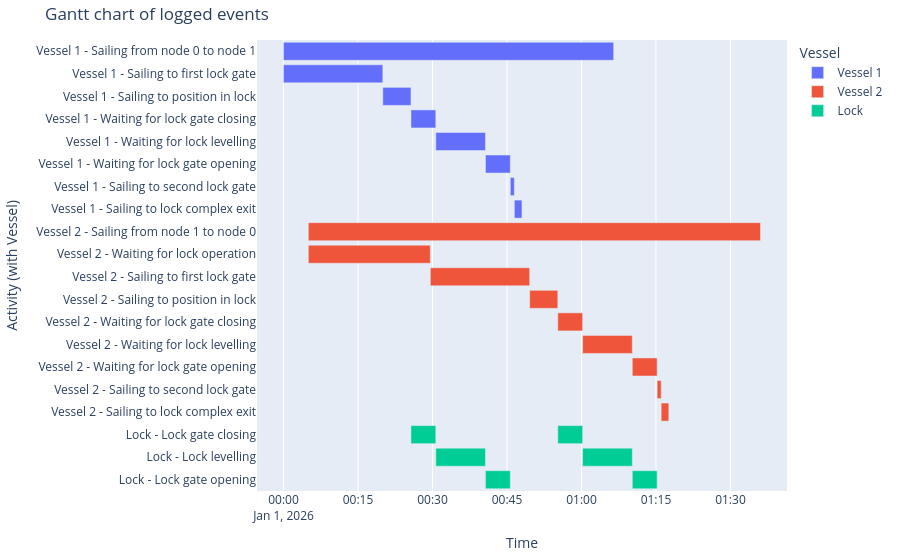

The notebook cell saved with this chart:
### Markdown cell above
##### Gantt chart
We confirm the vessel-infrastructure behaviour.

### Code cell
df_eventtable = logbook2eventtable([vessel_1, vessel_2, lock_chamber])
generate_vessel_gantt_chart(df_eventtable)

### Figure 1 — Plotly figure (JSON) as saved in the notebook; plotly's stock layout.template omitted (floating-point values rounded to 4 significant figures)
{"data": [{"base": ["2026-01-01T00:00:00.000000", "2026-01-01T00:00:00.000000", "2026-01-01T00:20:00.000000", "2026-01-01T00:25:40.000000", "2026-01-01T00:30:40.000000", "2026-01-01T00:40:40.000000", "2026-01-01T00:45:40.000000", "2026-01-01T00:46:29.000000"], "hovertemplate": "object name=Vessel 1<br>start time=%{base}<br>stop time=%{x}<br>activity label=%{y}<extra></extra>", "legendgroup": "Vessel 1", "marker": {"color": "#636efa", "pattern": {"shape": ""}}, "name": "Vessel 1", "orientation": "h", "showlegend": true, "textposition": "auto", "type": "bar", "x": [3989000, 1200000, 340000, 300000, 600000, 300000, 49000, 92000], "xaxis": "x", "y": ["Vessel 1 - Sailing from node 0 to node 1", "Vessel 1 - Sailing to first lock gate", "Vessel 1 - Sailing to position in lock", "Vessel 1 - Waiting for lock gate closing", "Vessel 1 - Waiting for lock levelling", "Vessel 1 - Waiting for lock gate opening", "Vessel 1 - Sailing to second lock gate", "Vessel 1 - Sailing to lock complex exit"], "yaxis": "y"}, {"base": ["2026-01-01T00:05:00.000000", "2026-01-01T00:05:00.000000", "2026-01-01T00:29:34.000000", "2026-01-01T00:49:34.000000", "2026-01-01T00:55:14.000000", "2026-01-01T01:00:14.000000", "2026-01-01T01:10:14.000000", "2026-01-01T01:15:14.000000", "2026-01-01T01:16:03.000000"], "hovertemplate": "object name=Vessel 2<br>start time=%{base}<br>stop time=%{x}<br>activity label=%{y}<extra></extra>", "legendgroup": "Vessel 2", "marker": {"color": "#EF553B", "pattern": {"shape": ""}}, "name": "Vessel 2", "orientation": "h", "showlegend": true, "textposition": "auto", "type": "bar", "x": [5463000, 1474000, 1200000, 340000, 300000, 600000, 300000, 49000, 92000], "xaxis": "x", "y": ["Vessel 2 - Sailing from node 1 to node 0", "Vessel 2 - Waiting for lock operation", "Vessel 2 - Sailing to first lock gate", "Vessel 2 - Sailing to position in lock", "Vessel 2 - Waiting for lock gate closing", "Vessel 2 - Waiting for lock levelling", "Vessel 2 - Waiting for lock gate opening", "Vessel 2 - Sailing to second lock gate", "Vessel 2 - Sailing to lock complex exit"], "yaxis": "y"}, {"base": ["2026-01-01T00:25:40.000000", "2026-01-01T00:30:40.000000", "2026-01-01T00:40:40.000000", "2026-01-01T00:55:14.000000", "2026-01-01T01:00:14.000000", "2026-01-01T01:10:14.000000"], "hovertemplate": "object name=Lock<br>start time=%{base}<br>stop time=%{x}<br>activity label=%{y}<extra></extra>", "legendgroup": "Lock", "marker": {"color": "#00cc96", "pattern": {"shape": ""}}, "name": "Lock", "orientation": "h", "showlegend": true, "textposition": "auto", "type": "bar", "x": [300000, 600000, 300000, 300000, 600000, 300000], "xaxis": "x", "y": ["Lock - Lock gate closing", "Lock - Lock levelling", "Lock - Lock gate opening", "Lock - Lock gate closing", "Lock - Lock levelling", "Lock - Lock gate opening"], "yaxis": "y"}], "layout": {"barmode": "overlay", "legend": {"title": {"text": "Vessel"}, "tracegroupgap": 0}, "margin": {"b": 20, "l": 20, "r": 20, "t": 40}, "title": {"text": "Gantt chart of logged events"}, "xaxis": {"anchor": "y", "domain": [0, 1], "title": {"text": "Time"}, "type": "date"}, "yaxis": {"anchor": "x", "autorange": "reversed", "domain": [0, 1], "title": {"text": "Activity (with Vessel)"}}}}
